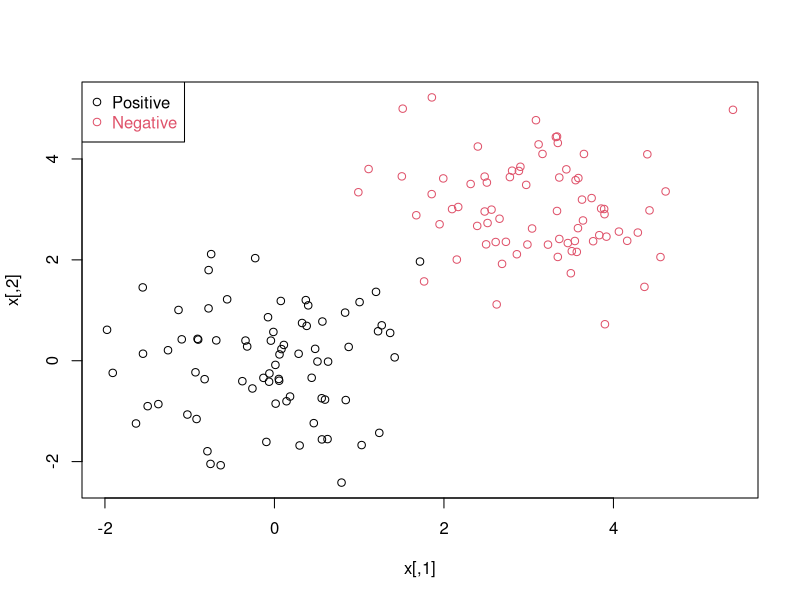
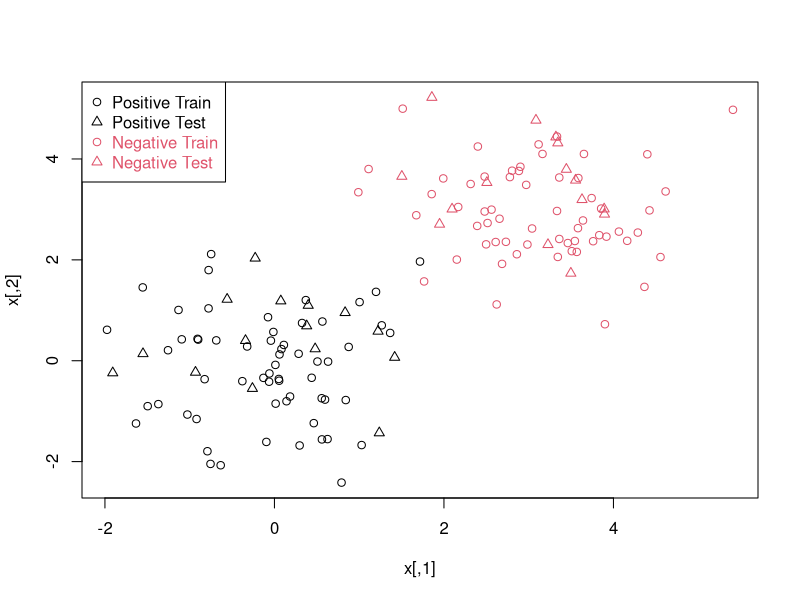
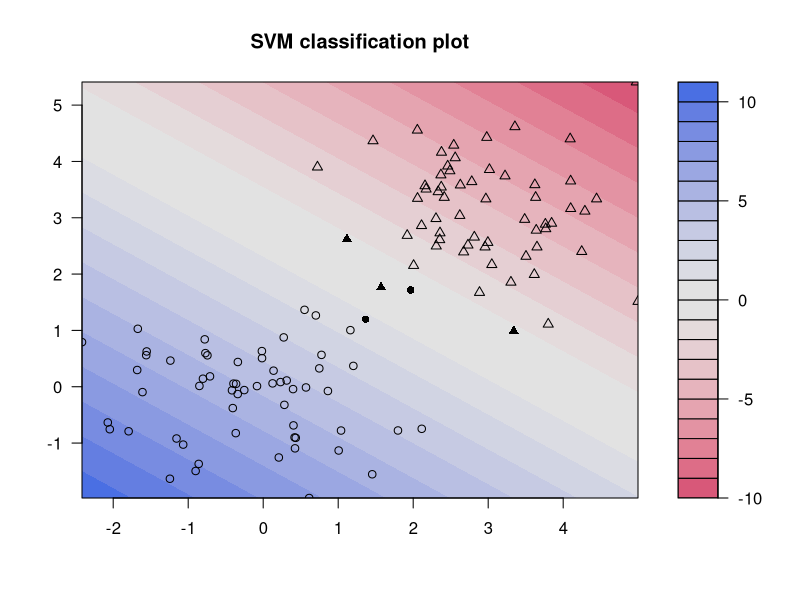
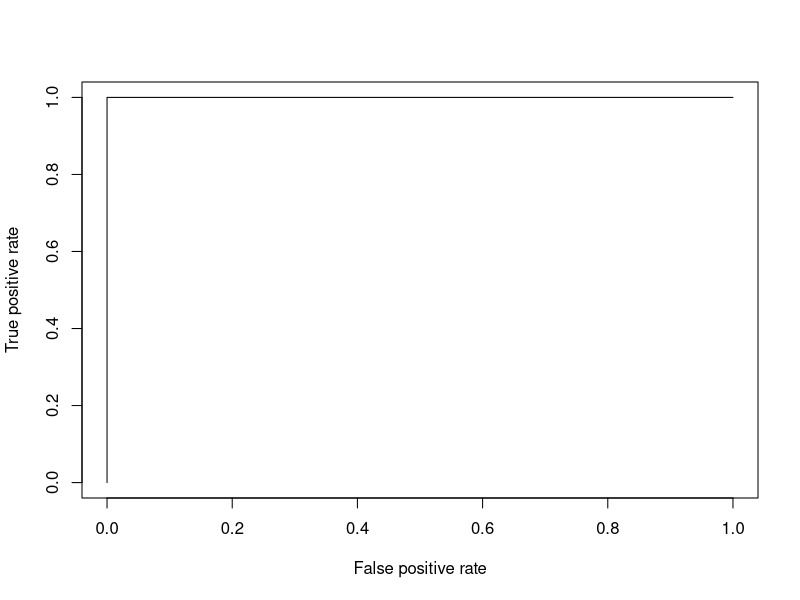
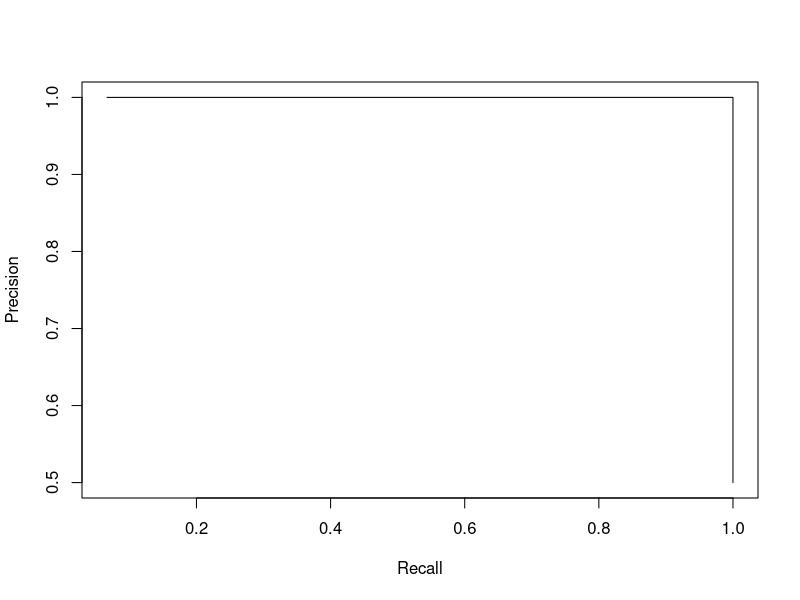
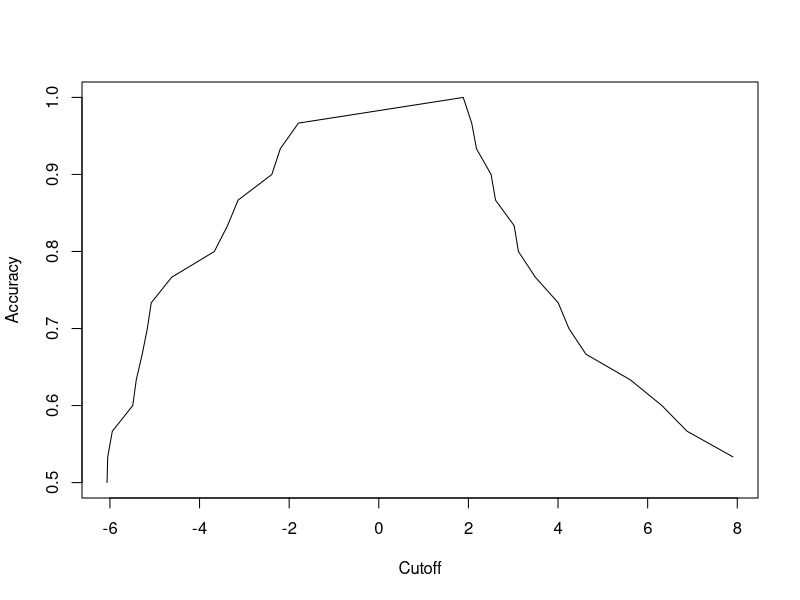

Here is the R script that generated these plots, in order:
n <- 150 # number of data points
p <- 2 # dimension
sigma <- 1 # variance of the distribution
meanpos <- 0 # centre of the distribution of positive examples
meanneg <- 3 # centre of the distribution of negative examples
npos <- round(n/2) # number of positive examples
nneg <- n-npos # number of negative examples


xpos <- matrix(rnorm(npos*p,mean=meanpos,sd=sigma),npos,p)
xneg <- matrix(rnorm(nneg*p,mean=meanneg,sd=sigma),npos,p)
x <- rbind(xpos,xneg)

# Generate the labels
y <- matrix(c(rep(1,npos),rep(-1,nneg)))
# Visualize the data
plot(x,col=ifelse(y>0,1,2))
legend("topleft",c('Positive','Negative'),col=seq(2),pch=1,text.col=seq(2))

ntrain <- round(n*0.8) # number of training examples
tindex <- sample(n,ntrain) # indices of training samples
xtrain <- x[tindex,]
xtest <- x[-tindex,]
ytrain <- y[tindex]

ytest <- y[-tindex]
istrain=rep(0,n)
istrain[tindex]=1
# Visualize
plot(x,col=ifelse(y>0,1,2),pch=ifelse(istrain==1,1,2))
legend("topleft",c('Positive Train','Positive Test','Negative Train','Negative Test'),
       col=c(1,1,2,2),pch=c(1,2,1,2),text.col=c(1,1,2,2))

library(kernlab)
# train the SVM
svp <- ksvm(xtrain,ytrain,type="C-svc",kernel='vanilladot',C=100,scaled=c())

# General summary
svp

# Attributes that you can access
attributes(svp)
# For example, the support vectors
alpha(svp)
alphaindex(svp)
b(svp)
# Use the built-in function to pretty-plot the classifier
plot(svp,data=xtrain)

# Predict labels on test
ypred = predict(svp,xtest)
table(ytest,ypred)
# Compute accuracy
sum(ypred==ytest)/length(ytest)
# Compute at the prediction scores
ypredscore = predict(svp,xtest,type="decision")

# Check that the predicted labels are the signs of the scores
table(ypredscore > 0,ypred)
# Package to compute ROC curve, precision-recall etc...
library(ROCR)
pred <- prediction(ypredscore,ytest)
# Plot ROC curve
perf <- performance(pred, measure = "tpr", x.measure = "fpr")
plot(perf)
# Plot precision/recall curve
perf <- performance(pred, measure = "prec", x.measure = "rec")
plot(perf)
# Plot accuracy as function of threshold
perf <- performance(pred, measure = "acc")
plot(perf)

cv.folds <- function(n,folds=3)
  ## randomly split the n samples into folds
{
  split(sample(n),rep(1:folds,length=length(y)))
}
